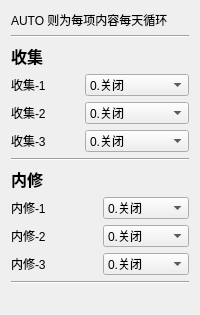
      <widget class="QWidget" name="tab_Setting_jianghu">
       <attribute name="title">
        <string>江湖设置</string>
       </attribute>
       <layout class="QVBoxLayout" name="verticalLayout_2">
        <item>
         <widget class="QLabel" name="label_15">
          <property name="sizePolicy">
           <sizepolicy hsizetype="Preferred" vsizetype="Fixed">
            <horstretch>0</horstretch>
            <verstretch>0</verstretch>
           </sizepolicy>
          </property>
          <property name="text">
           <string>&lt;html&gt;&lt;head/&gt;&lt;body&gt;&lt;p&gt;AUTO 则为每项内容每天循环&lt;/p&gt;&lt;/body&gt;&lt;/html&gt;</string>
          </property>
         </widget>
        </item>
        <item>
         <widget class="Line" name="line_14">
          <property name="orientation">
           <enum>Qt::Horizontal</enum>
          </property>
         </widget>
        </item>
        <item>
         <widget class="QLabel" name="label_7">
          <property name="sizePolicy">
           <sizepolicy hsizetype="Preferred" vsizetype="Fixed">
            <horstretch>0</horstretch>
            <verstretch>0</verstretch>
           </sizepolicy>
          </property>
          <property name="font">
           <font>
            <pointsize>12</pointsize>
            <weight>75</weight>
            <bold>true</bold>
           </font>
          </property>
          <property name="text">
           <string>收集</string>
          </property>
         </widget>
        </item>
        <item>
         <layout class="QHBoxLayout" name="horizontalLayout_20">
          <item>
           <widget class="QLabel" name="label">
            <property name="text">
             <string>收集-1</string>
            </property>
           </widget>
          </item>
          <item>
           <widget class="QComboBox" name="comboBox_taskConfig_jianghu_shouji1">
            <property name="whatsThis">
             <string>收集1</string>
            </property>
            <property name="accessibleName">
             <string/>
            </property>
            <item>
             <property name="text">
              <string>0.关闭</string>
             </property>
            </item>
            <item>
             <property name="text">
              <string>1.黄-利刃剑胆</string>
             </property>
            </item>
            <item>
             <property name="text">
              <string>2.红-灵咒玄符</string>
             </property>
            </item>
            <item>
             <property name="text">
              <string>3.蓝-定海玄铁</string>
             </property>
            </item>
            <item>
             <property name="text">
              <string>4.绿-萤煌之璧</string>
             </property>
            </item>
            <item>
             <property name="text">
              <string>5.红-血络玉髓</string>
             </property>
            </item>
            <item>
             <property name="text">
              <string>6.AUTO</string>
             </property>
            </item>
           </widget>
          </item>
         </layout>
        </item>
        <item>
         <layout class="QHBoxLayout" name="horizontalLayout_25">
          <item>
           <widget class="QLabel" name="label_3">
            <property name="text">
             <string>收集-2</string>
            </property>
           </widget>
          </item>
          <item>
           <widget class="QComboBox" name="comboBox_taskConfig_jianghu_shouji2">
            <property name="whatsThis">
             <string>收集2</string>
            </property>
            <property name="accessibleDescription">
             <string/>
            </property>
            <item>
             <property name="text">
              <string>0.关闭</string>
             </property>
            </item>
            <item>
             <property name="text">
              <string>1.黄-利刃剑胆</string>
             </property>
            </item>
            <item>
             <property name="text">
              <string>2.红-灵咒玄符</string>
             </property>
            </item>
            <item>
             <property name="text">
              <string>3.蓝-定海玄铁</string>
             </property>
            </item>
            <item>
             <property name="text">
              <string>4.绿-萤煌之璧</string>
             </property>
            </item>
            <item>
             <property name="text">
              <string>5.红-血络玉髓</string>
             </property>
            </item>
            <item>
             <property name="text">
              <string>6.AUTO</string>
             </property>
            </item>
           </widget>
          </item>
         </layout>
        </item>
        <item>
         <layout class="QHBoxLayout" name="horizontalLayout_24">
          <item>
           <widget class="QLabel" name="label_4">
            <property name="text">
             <string>收集-3</string>
            </property>
           </widget>
          </item>
          <item>
           <widget class="QComboBox" name="comboBox_taskConfig_jianghu_shouji3">
            <property name="whatsThis">
             <string>收集3</string>
            </property>
            <item>
             <property name="text">
              <string>0.关闭</string>
             </property>
            </item>
            <item>
             <property name="text">
              <string>1.黄-利刃剑胆</string>
             </property>
            </item>
            <item>
             <property name="text">
              <string>2.红-灵咒玄符</string>
             </property>
            </item>
            <item>
             <property name="text">
              <string>3.蓝-定海玄铁</string>
             </property>
            </item>
            <item>
             <property name="text">
              <string>4.绿-萤煌之璧</string>
             </property>
            </item>
            <item>
             <property name="text">
              <string>5.红-血络玉髓</string>
             </property>
            </item>
            <item>
             <property name="text">
              <string>6.AUTO</string>
             </property>
            </item>
           </widget>
          </item>
         </layout>
        </item>
        <item>
         <widget class="Line" name="line_12">
          <property name="orientation">
           <enum>Qt::Horizontal</enum>
          </property>
         </widget>
        </item>
        <item>
         <widget class="QLabel" name="label_21">
          <property name="sizePolicy">
           <sizepolicy hsizetype="Preferred" vsizetype="Fixed">
            <horstretch>0</horstretch>
            <verstretch>0</verstretch>
           </sizepolicy>
          </property>
          <property name="font">
           <font>
            <pointsize>12</pointsize>
            <weight>75</weight>
            <bold>true</bold>
           </font>
          </property>
          <property name="text">
           <string>内修</string>
          </property>
         </widget>
        </item>
        <item>
         <layout class="QHBoxLayout" name="horizontalLayout_21">
          <item>
           <widget class="QLabel" name="label_16">
            <property name="text">
             <string>内修-1</string>
            </property>
           </widget>
          </item>
          <item>
           <widget class="QComboBox" name="comboBox_taskConfig_jianghu_neixiu1">
            <property name="whatsThis">
             <string>内修1</string>
            </property>
            <item>
             <property name="text">
              <string>0.关闭</string>
             </property>
            </item>
            <item>
             <property name="text">
              <string>1.魂-灵识</string>
             </property>
            </item>
            <item>
             <property name="text">
              <string>2.魄-神识</string>
             </property>
            </item>
            <item>
             <property name="text">
              <string>3.魂-真气</string>
             </property>
            </item>
            <item>
             <property name="text">
              <string>4.魄-仙法</string>
             </property>
            </item>
            <item>
             <property name="text">
              <string>5.魂-剑意</string>
             </property>
            </item>
            <item>
             <property name="text">
              <string>6.魄-罡意</string>
             </property>
            </item>
            <item>
             <property name="text">
              <string>7.AUTO</string>
             </property>
            </item>
           </widget>
          </item>
         </layout>
        </item>
        <item>
         <layout class="QHBoxLayout" name="horizontalLayout_22">
          <item>
           <widget class="QLabel" name="label_20">
            <property name="text">
             <string>内修-2</string>
            </property>
           </widget>
          </item>
          <item>
           <widget class="QComboBox" name="comboBox_taskConfig_jianghu_neixiu2">
            <property name="whatsThis">
             <string>内修2</string>
            </property>
            <item>
             <property name="text">
              <string>0.关闭</string>
             </property>
            </item>
            <item>
             <property name="text">
              <string>1.魂-灵识</string>
             </property>
            </item>
            <item>
             <property name="text">
              <string>2.魄-神识</string>
             </property>
            </item>
            <item>
             <property name="text">
              <string>3.魂-真气</string>
             </property>
            </item>
            <item>
             <property name="text">
              <string>4.魄-仙法</string>
             </property>
            </item>
            <item>
             <property name="text">
              <string>5.魂-剑意</string>
             </property>
            </item>
            <item>
             <property name="text">
              <string>6.魄-罡意</string>
             </property>
            </item>
            <item>
             <property name="text">
              <string>7.AUTO</string>
             </property>
            </item>
           </widget>
          </item>
         </layout>
        </item>
        <item>
         <layout class="QHBoxLayout" name="horizontalLayout_23">
          <item>
           <widget class="QLabel" name="label_22">
            <property name="text">
             <string>内修-3</string>
            </property>
           </widget>
          </item>
          <item>
           <widget class="QComboBox" name="comboBox_taskConfig_jianghu_neixiu3">
            <property name="whatsThis">
             <string>内修3</string>
            </property>
            <item>
             <property name="text">
              <string>0.关闭</string>
             </property>
            </item>
            <item>
             <property name="text">
              <string>1.魂-灵识</string>
             </property>
            </item>
            <item>
             <property name="text">
              <string>2.魄-神识</string>
             </property>
            </item>
            <item>
             <property name="text">
              <string>3.魂-真气</string>
             </property>
            </item>
            <item>
             <property name="text">
              <string>4.魄-仙法</string>
             </property>
            </item>
            <item>
             <property name="text">
              <string>5.魂-剑意</string>
             </property>
            </item>
            <item>
             <property name="text">
              <string>6.魄-罡意</string>
             </property>
            </item>
            <item>
             <property name="text">
              <string>7.AUTO</string>
             </property>
            </item>
           </widget>
          </item>
         </layout>
        </item>
        <item>
         <widget class="Line" name="line_13">
          <property name="orientation">
           <enum>Qt::Horizontal</enum>
          </property>
         </widget>
        </item>
        <item>
         <widget class="QLabel" name="label_19">
          <property name="sizePolicy">
           <sizepolicy hsizetype="Preferred" vsizetype="Expanding">
            <horstretch>0</horstretch>
            <verstretch>0</verstretch>
           </sizepolicy>
          </property>
          <property name="text">
           <string/>
          </property>
         </widget>
        </item>
       </layout>
      </widget>
